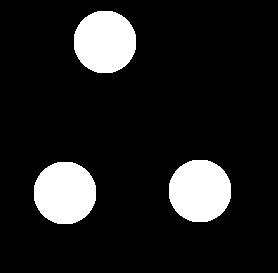
#> input picture Assignment#3/data/img1.png, 278 x 273 px, found by its file name
$ jupyter execute 'Solution Code.ipynb'
#> lines starting #> are read from the running program, lines starting #| are printed output that depends on the picture; after the words box and inside, x2 and y2 are one past the last pixel; in counts of white or black regions, pixels touching at a corner belong together
[cell 1]
# Reference
# 1. https://docs.opencv.org/3.4/dd/d49/tutorial_py_contour_features.html
#2. https://learnopencv.com/contour-detection-using-opencv-python-c/
#3. Dr. Akhtar Jamil Lecture Morphological Porcessing Code
#4. https://stackoverflow.com/questions/48145096/draw-an-arc-by-using-end-points-and-bulge-distance-in-opencv-or-pil

[cell 2]
import cv2
import numpy as np
import matplotlib.pyplot as plt
import math as m
import traceback

<h1>Question 1</h1>

[cell 3]
#Q1
path1 = r'F:\Study\Fall 2021\DIP\Assignments\3\data\img1.png' #path for image
img1 = cv2.imread(path1, cv2.IMREAD_COLOR) #reading image
#> img1 is the input picture: shape (273, 278, 3); 12.2% white; 3 white regions, box (x1, y1, x2, y2) and area: (74, 11, 136, 73) 3096, (169, 160, 231, 222) 3096, (34, 162, 96, 224) 3096
img1blur = cv2.GaussianBlur(img1,(3,3),1.0) #applying guassian blut
img1gray =  cv2.cvtColor(img1,cv2.COLOR_BGR2GRAY) #converting image to gray scale
#> img1gray: shape (273, 278); 12.2% white; 3 white regions
threshold, img1bw = cv2.threshold(img1gray, 90, 255, cv2.THRESH_BINARY)  #thresh holding the image
plt.imshow(img1bw,cmap='gray') #showing thresh holded image
plt.axis('off')
plt.show()

[cell 4]
objects, img1_label = cv2.connectedComponents(img1bw) #openCV function to label objects in a binray image
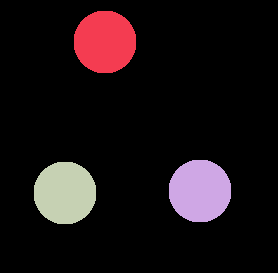
#> img1_label: shape (273, 278) int32; 4 distinct labels, from 0 to 3; one colour per label, 0 black
#> objects = 4
temp = np.zeros_like(img1_label) #making a new empty image
plt.imshow(img1_label,cmap='gray') #showing labelled image
plt.axis('off')
plt.show()

[cell 5]
img1copy=img1.copy() #making copy if original image
contours, hierarchy = cv2.findContours(img1bw,cv2.RETR_EXTERNAL,cv2.CHAIN_APPROX_SIMPLE) #finding contours
#> contours = 3 contours; box (x1, y1, x2, y2) and area: (34, 162, 96, 224) 3007, (169, 160, 231, 222) 3007, (74, 11, 136, 73) 3007
cv2.drawContours(img1copy,contours,-1,(0,0,255),2) #drawing contours on copied image
#> img1copy: shape (273, 278, 3); 2.62% of pixels changed, all inside (x1, y1, x2, y2) = (33, 10, 232, 225)
img1copy =  cv2.cvtColor(img1copy,cv2.COLOR_BGR2RGB) #converting copies image to RGB
plt.imshow(img1copy) #showing image with contours drawn
plt.axis('off')
plt.show()

[cell 6]
temp = img1.copy() #making copy of original image
for i in range(len(contours)): #loop running untill numbers of object in image
    M = cv2.moments(contours[i]) #openCV function to find moments
    x = int(M["m10"] / M["m00"]) #finding x cordinate centroid
    y = int(M["m01"] / M["m00"]) #finding y cordinate centroid
    cv2.circle(temp, (x, y), 5, (0, 255, 0), -1) #drawing circle on centroid
#> this loop made 3 passes
#> (x, y) on passes 1 to 3: (64, 192), (199, 190), (104, 41)
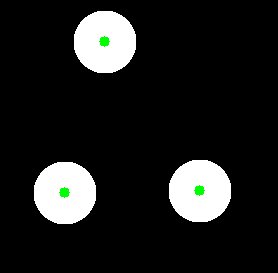
#> temp: shape (273, 278, 3); 0.32% of pixels changed, all inside (x1, y1, x2, y2) = (59, 36, 205, 198)
plt.imshow(temp) #shwoing image with ceontroids drawn
plt.axis('off')
plt.show()

[cell 7]
for i in range(len(contours)): #running loop on all contours
    next_id=i+1; #varibale used to store next contour
    if(next_id==len(contours)): #if next contours is the last contour
        next_id=0 #then next contours is the first contour
    M = cv2.moments(contours[i]) #calculating moments of current contour
    start_x = int(M["m10"] / M["m00"]) #x centroid of current contour
    start_y = int(M["m01"] / M["m00"]) #y centroid of current contours
    M = cv2.moments(contours[next_id]) #calculating moments of next contour
    end_x = int(M["m10"] / M["m00"]) #x centroid of next contour
    end_y = int(M["m01"] / M["m00"]) #y centroid of next contour
    cv2.line(temp,(start_x,start_y),(end_x,end_y),(255,0,0),2) #drawing line between current contour and next contour
    distance=int(m.sqrt((end_x-start_x)*(end_x-start_x)+(end_y-start_y)*(end_y-start_y))) #find Eucleadian distance between current contour centroid and next contour centoid
    midx=(end_x+start_x)//2 #find middle x point between 2 contours
    midy=(end_y+start_y)//2 #finding middle y point between 2 contours
    strdistance=str(distance) #converting distance to string
    cv2.putText(temp,strdistance,(midx,midy),cv2.FONT_HERSHEY_PLAIN,1,(255,255,255),1) #showing distance using openCV putText function
#> this loop made 3 passes
#> (start_x, start_y, end_x, end_y, distance, midx, midy) on passes 1 to 3: (64, 192, 199, 190, 135, 131, 191), (199, 190, 104, 41, 176, 151, 115), (104, 41, 64, 192, 156, 84, 116)
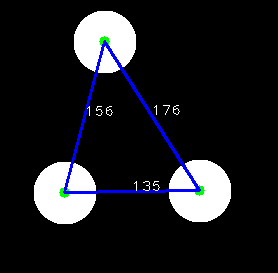
#> temp: shape (273, 278, 3); 2.1% of pixels changed, all inside (x1, y1, x2, y2) = (63, 40, 201, 194)
plt.imshow(temp) #shwoing image with lines and distance
plt.axis('off')
plt.show()

[cell 8]
ar=np.zeros(len(contours)) #making a array of size = number of detected objects
#> ar = [0, 0, 0]
for i in range(len(contours)): #loop for each contour
    next_id=i+1; #varibale used to store next contour
    if(next_id==len(contours)):#if next contours is the last contour
        next_id=0 #then next contours is the first contour
    M = cv2.moments(contours[i])#calculating moments of current contour
    start_x = int(M["m10"] / M["m00"])#x centroid of current contour
    start_y = int(M["m01"] / M["m00"])#y centroid of current contours
    M = cv2.moments(contours[next_id])#calculating moments of next contour
    end_x = int(M["m10"] / M["m00"])#x centroid of next contour
    end_y = int(M["m01"] / M["m00"])#y centroid of next contour
    slope1=(end_x-start_x)/(end_y-start_y) #calculating slope of ith line
    ar[i]=abs(slope1) #storing slope value in ar array
#> this loop made 3 passes
#> (start_x, start_y, end_x, end_y, slope1) on passes 1 to 3: (64, 192, 199, 190, -67.5), (199, 190, 104, 41, 0.638), (104, 41, 64, 192, -0.265)
#> after the loop, ar = [67.5, 0.638, 0.265]
theta=m.atan((ar[0]-ar[2])/(1-(ar[0]*ar[2]))) #calcualting angle between first line and its adjacent line using tan inevers formula with slope
#> theta = -1.32
degree=m.degrees(abs(theta)) #converting angle from radians to degrees
#> degree = 75.91
degree=round(degree) #rouding off degree
#> degree = 76
M = cv2.moments(contours[0]) #calculating moments of first object
#> M = moments, m00 3007, centre m10/m00, m01/m00 = (64.5, 192.5)
end_x = int(M["m10"] / M["m00"]) #finding x centroid of first contour
end_y = int(M["m01"] / M["m00"]) #finding y centroid of first contours
cv2.putText(temp,str(degree),(end_x+22,end_y-22),cv2.FONT_HERSHEY_PLAIN,1,(255,255,255),1) #showing angle
#> temp: shape (273, 278, 3); 0.05% of pixels changed, all inside (x1, y1, x2, y2) = (88, 160, 105, 170)
plt.imshow(temp)
plt.axis('off')
plt.show()

[cell 9]
#I got this code from stackoverflow to draw an arc
def convert_arc(pt1, pt2, sagitta):

    # extract point coordinates
    x1, y1 = pt1
    x2, y2 = pt2

    # find normal from midpoint, follow by length sagitta
    n = np.array([y2 - y1, x1 - x2])
    n_dist = np.sqrt(np.sum(n**2))

    if np.isclose(n_dist, 0):
        # catch error here, d(pt1, pt2) ~ 0
        print('Error: The distance between pt1 and pt2 is too small.')

    n = n/n_dist
    x3, y3 = (np.array(pt1) + np.array(pt2))/2 + sagitta * n

    # calculate the circle from three points
    # see https://math.stackexchange.com/a/1460096/246399
    A = np.array([
        [x1**2 + y1**2, x1, y1, 1],
        [x2**2 + y2**2, x2, y2, 1],
        [x3**2 + y3**2, x3, y3, 1]])
    M11 = np.linalg.det(A[:, (1, 2, 3)])
    M12 = np.linalg.det(A[:, (0, 2, 3)])
    M13 = np.linalg.det(A[:, (0, 1, 3)])
    M14 = np.linalg.det(A[:, (0, 1, 2)])

    if np.isclose(M11, 0):
        # catch error here, the points are collinear (sagitta ~ 0)
        print('Error: The third point is collinear.')

    cx = 0.5 * M12/M11
    cy = -0.5 * M13/M11
    radius = np.sqrt(cx**2 + cy**2 + M14/M11)

    # calculate angles of pt1 and pt2 from center of circle
    pt1_angle = 180*np.arctan2(y1 - cy, x1 - cx)/np.pi
    pt2_angle = 180*np.arctan2(y2 - cy, x2 - cx)/np.pi

    return (cx, cy), radius, pt1_angle, pt2_angle

[cell 10]
#I got this code from stackoverflow to draw an arc
def draw_ellipse(
        img, center, axes, angle,
        startAngle, endAngle, color,
        thickness=1, lineType=cv2.LINE_AA, shift=10):
    # uses the shift to accurately get sub-pixel resolution for arc
    # taken from https://stackoverflow.com/a/44892317/5087436
#> called with center = (60.62, 199.4), axes = (26.12, 26.12), angle = 0, startAngle = -21.05, endAngle = -68.95, color = (255, 0, 0), thickness = 2, lineType = 16
    center = (
        int(round(center[0] * 2**shift)),
        int(round(center[1] * 2**shift))
    )
    axes = (
        int(round(axes[0] * 2**shift)),
        int(round(axes[1] * 2**shift))
    )
    return cv2.ellipse(
        img, center, axes, angle,
        startAngle, endAngle, color,
        thickness, lineType, shift)

[cell 11]
pt2 = (70, 175) #first point to start arc
pt1 = (85, 190) #end point to end arc
sagitta = 50 #curve of arc
center, radius, start_angle, end_angle = convert_arc(pt1, pt2, sagitta) #calling convert_arc function defined above
axes = (radius, radius) #axis
draw_ellipse(temp, center, axes, 0, start_angle, end_angle, (255,0,0),2) #calling draw_elipse function defined above to draw the arc
plt.imshow(temp) #shwoing the image with arc
plt.axis('off')
plt.show()

<h1>Question 2</h1>

[cell 12]
#Q2
path2 = r'F:\Study\Fall 2021\DIP\Assignments\3\data\img2.png' #image path
img2 = cv2.imread(path2, cv2.IMREAD_COLOR) #reading image
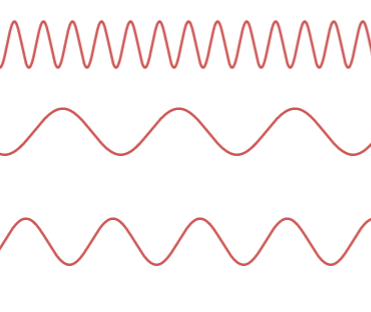
#> input picture Assignment#3/data/img2.png, 371 x 312 px, found by its file name
#> img2 is the input picture: shape (312, 371, 3); mean B, G, R 246.4, 246.6, 252.5
img2blur = cv2.GaussianBlur(img2,(3,3),1.0) #applying guassian blur
img2gray =  cv2.cvtColor(img2,cv2.COLOR_BGR2GRAY) #converting image to gray scale
threshold, img2bw = cv2.threshold(img2gray, 200, 255, cv2.THRESH_BINARY)   #thresh holding the image
#> img2bw: shape (312, 371); 94.4% white; black in thin lines or dots, all inside (x1, y1, x2, y2) = (0, 20, 371, 266)
img2rgb =  cv2.cvtColor(img2,cv2.COLOR_BGR2RGB) #converting image to rgb
plt.imshow(img2rgb) #showing image
plt.axis('off')
plt.show()

[cell 13]
plt.imshow(img2bw,cmap='gray') #shwoing thresh holded image
plt.axis('off')
plt.show()

[cell 14]
img2neg = cv2.bitwise_not(img2bw) #showing negative image
plt.imshow(img2neg,cmap='gray')
plt.axis('off')
plt.show()

[cell 15]
img2copy=img2.copy() #copying image
contours, hierarchy = cv2.findContours(img2neg,cv2.RETR_EXTERNAL,cv2.CHAIN_APPROX_SIMPLE) #finding contours
#> contours = 3 contours; box (x1, y1, x2, y2) and area: (0, 20, 371, 69) 2353, (0, 217, 371, 266) 1086, (0, 107, 371, 156) 936
cv2.drawContours(img2copy,contours,-1,(255,0,0),1) #drawing contours
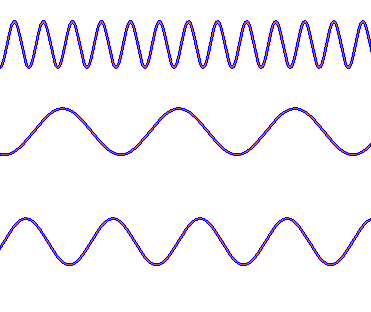
#> img2copy: shape (312, 371, 3); 3.54% of pixels changed, all inside (x1, y1, x2, y2) = (0, 20, 371, 266)
img2copy =  cv2.cvtColor(img2copy,cv2.COLOR_BGR2RGB) #showing image with contours
plt.imshow(img2copy)
plt.axis('off')
plt.show()

[cell 16]
temp2 = img2.copy() #copying image
temp2 =  cv2.cvtColor(temp2,cv2.COLOR_BGR2RGB) #converting to RGB
for i in range(len(contours)): #loop for all contours
    x,y,w,h = cv2.boundingRect(contours[i]) #calculating bounding rectangle points aroudn each contour
    cv2.rectangle(temp2,(x,y),(x+w,y+h),(0,255,0),2) #drawing rectangle
#> this loop made 3 passes
#> y on passes 1 to 3: 217, 107, 20
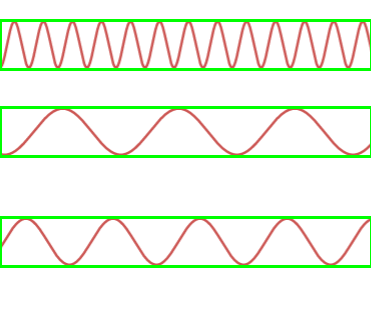
#> temp2: shape (312, 371, 3); mean R, G, B 237, 247, 231.2
plt.imshow(temp2) #showing image with bounding rectangle
plt.axis('off')
plt.show()

[cell 17]
temp5=img2.copy() #copying image
count=0 #to count convext hull points
ar=np.zeros(len(contours)) #array
#> ar = [0, 0, 0]
for i in range(len(contours)): #loop
    cnt = contours[i] #each contours id
    hull = cv2.convexHull(cnt,returnPoints = False) #finding convexHull for each contour
    defects = cv2.convexityDefects(cnt,hull) #find convexity defect for each contour
    count=0 #putting count = 0 for each new contour
    hull = cv2.convexHull(cnt) #points for convexity hull
    for j in range(len(hull)): #loop for all convexity defects
        p = hull[j] #point for jth hull
        cv2.drawContours(temp5, [hull],-1,(255,0,0),2) #drawing all contours
        cv2.circle(temp5,(p[0][0],p[0][1]),5,(0,255,0),-1) #drawing circles on convexity hull
        count=count+1 #incrementing count
    ar[i]=count #ar stores each contour convexity hull points
#> this loop made 3 passes
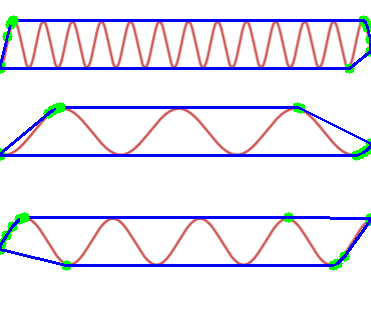
#> temp5: shape (312, 371, 3); 7.13% of pixels changed, all inside (x1, y1, x2, y2) = (0, 15, 371, 271)
#> after the loop, ar = [15, 14, 13]
ar=ar.astype(int) #converting array to integer type
plt.imshow(temp5) #shwoing image with convexity hull points
plt.axis('off')
plt.show()

[cell 18]
maxcontourid =0 #variable to store maximum hull points contour id
maxcontour=ar[0] #varible to store maximum hull points for each contour
#> maxcontour = 15
for i in range(len(ar)): #loo[ for each contour]
    if(ar[i] < maxcontour):    #checking maximum contour
        maxcontourid = i #if condition is true then changing maximum contour id
#> this loop made 3 passes
#> maxcontourid on passes 2 to 3: 1, 2
temp6=img2.copy() #copying image
temp6 =  cv2.cvtColor(temp6,cv2.COLOR_BGR2RGB) #converting to RGB
x,y,w,h = cv2.boundingRect(contours[maxcontourid]) #bounding rectanlge points for maximum hull points contour
cv2.rectangle(temp6,(x,y),(x+w,y+h),(0,255,0),2) #drawing rectangle for maximum hull poiints contour
#> temp6: shape (312, 371, 3); mean R, G, B 247.3, 246.7, 241.4
plt.imshow(temp6) #dhwoing image with maximum wavelength
plt.axis('off')
plt.show()

<h1>Question 3</h1>

[cell 19]
#Q3
path3 = r'F:\Study\Fall 2021\DIP\Assignments\3\data\img3.png'#image path
img3 = cv2.imread(path3, cv2.IMREAD_COLOR)#reading image
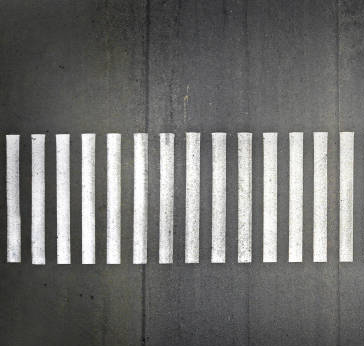
#> input picture Assignment#3/data/img3.png, 364 x 346 px, found by its file name
#> img3 is the input picture: shape (346, 364, 3); mean B, G, R 109.6, 111.4, 111.3
img3blur = cv2.GaussianBlur(img3,(3,3),1.0)#applying guassian blur
img3gray =  cv2.cvtColor(img3,cv2.COLOR_BGR2GRAY)#converting image to gray scale
threshold, img3bw = cv2.threshold(img3gray, 130, 255, cv2.THRESH_BINARY)  #thresh holding the image
#> img3bw: shape (346, 364); 20.1% white; 104 white regions (88 under 20 px), largest, box (x1, y1, x2, y2) and area: (313, 132, 336, 262) 1935, (106, 133, 121, 264) 1833, (339, 131, 355, 262) 1830
img3rgb =  cv2.cvtColor(img3,cv2.COLOR_BGR2RGB) #converting image to rgb
plt.imshow(img3rgb) #shwoing image
plt.axis('off')
plt.show()

[cell 20]
plt.imshow(img3bw,cmap='gray') #showing negative image
plt.axis('off')
plt.show()

[cell 21]
kernel = np.ones((3,3), np.uint8) #structuring element
img3_erosion = cv2.erode(img3bw, kernel, iterations=2) #applying errosion 2 times
#> img3_erosion: shape (346, 364); 13.3% white; 14 white regions, largest, box (x1, y1, x2, y2) and area: (109, 135, 119, 262) 1259, (291, 134, 301, 260) 1248, (341, 134, 352, 260) 1245
img3_dilate = cv2.dilate(img3_erosion, kernel, iterations=2) #applying dilation 2 times
#> img3_dilate: shape (346, 364); 19.7% white; 14 white regions
plt.imshow(img3_dilate,cmap='gray') #shwoing image after errosion and dilation
plt.axis('off')
plt.show()

[cell 22]
temp7=img3.copy() #copying image
contours, hierarchy = cv2.findContours(img3_dilate,cv2.RETR_EXTERNAL,cv2.CHAIN_APPROX_SIMPLE) #finding contours
#> contours = 14 contours; largest, box (x1, y1, x2, y2) and area: (107, 133, 121, 264) 1688, (263, 132, 277, 263) 1676, (133, 133, 148, 264) 1674, (238, 132, 252, 263) 1672, (185, 132, 200, 263) 1670
if(len(contours)<=0): #if contours not found
    print('Not found')
for i in range(len(contours)): #loop for each contour
    x,y,w,h = cv2.boundingRect(contours[i]) #calculating bounding rectangel points for each contour
    aspectRatio = w/h #calculting aspect ratio
    if(aspectRatio>=0.05 and h>100): #condition for zebra crossing
         cv2.drawContours(temp7,contours,i,(0,0,255),2) #if condition is true then draw contours
#> this loop made 14 passes
#> (x, y, w, h, aspectRatio) on passes 1 to 12: (6, 135, 15, 127, 0.118), (56, 134, 15, 130, 0.115), (32, 134, 13, 130, 0.1), (159, 133, 15, 131, 0.115), (133, 133, 15, 131, 0.115), (107, 133, 14, 131, 0.107), (82, 133, 13, 131, 0.0992), (339, 132, 15, 130, 0.115), (313, 132, 15, 130, 0.115), (289, 132, 14, 130, 0.108), (263, 132, 14, 131, 0.107), (238, 132, 14, 131, 0.107)
#> temp7: shape (346, 364, 3); 9.55% of pixels changed, all inside (x1, y1, x2, y2) = (5, 131, 355, 265)
temp7 =  cv2.cvtColor(temp7,cv2.COLOR_BGR2RGB) #converting to RGB
plt.imshow(temp7) #showing image with detected zebra crossings
plt.axis('off')
plt.show()

[cell 23]
height=temp7.shape[0]//4 #image height divided by 4
#> height = 86
width=temp7.shape[1]//3 #image width divided by 3
#> width = 121
cv2.putText(temp7,str(len(contours)),(width,height),cv2.FONT_HERSHEY_PLAIN,5,(255,0,0),3) #showing number of zebra crossings on the image
#> temp7: shape (346, 364, 3); mean R, G, B 121.1, 95, 93.5
plt.imshow(temp7) #shwoing image with contours and zebra crossings count
plt.axis('off')
plt.show()

<h1>Question 4</h1>

[cell 24]
#Q4
path4 = r'F:\Study\Fall 2021\DIP\Assignments\3\data\animation.mp4' #video path
cap=cv2.VideoCapture(path4) #openCV function to read video
while True:
    success,img4=cap.read() #reading image from video
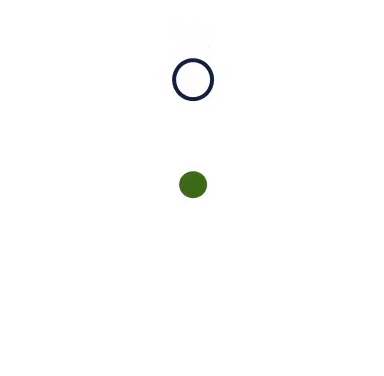
#> input picture frame 25 of Assignment#3/data/animation.mp4, 384 x 376 px
#> img4 is the input picture: shape (376, 384, 3); mean B, G, R 253.4, 253.6, 253.4
    temp8=img4.copy() #copying image
    img4gray =  cv2.cvtColor(img4,cv2.COLOR_BGR2GRAY) #converting image to gray scale
    threshold, img4bw = cv2.threshold(img4gray, 120, 255, cv2.THRESH_BINARY)   #thresh holding the image
#> img4bw: shape (376, 384); 99.3% white; 2 black regions, box (x1, y1, x2, y2) and area: (179, 172, 207, 198) 567, (172, 58, 214, 101) 467
    img4rgb =  cv2.cvtColor(img4,cv2.COLOR_BGR2RGB) #converting image to rgb
    img4neg = cv2.bitwise_not(img4bw) #making negative of image
#> img4neg: shape (376, 384); 0.72% white; 2 white regions
    contours, hierarchy = cv2.findContours(img4neg,cv2.RETR_TREE,cv2.CHAIN_APPROX_SIMPLE) #finding contours with hierarchy
#> contours = 3 contours; box (x1, y1, x2, y2) and area: (172, 58, 214, 101) 1346, (175, 61, 211, 98) 988, (179, 172, 207, 198) 529
    for i in range(len(contours)): #loop for each contour
        cv2.drawContours(temp8,contours,i,(0,0,255),2) #drawing contours
#> this loop made 3 passes
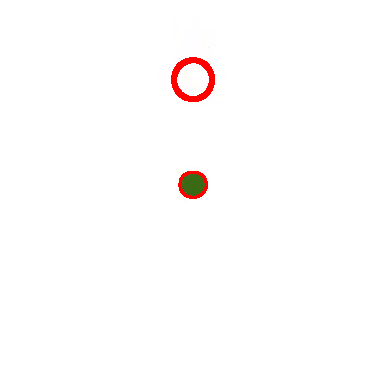
#> temp8: shape (376, 384, 3); 0.73% of pixels changed, all inside (x1, y1, x2, y2) = (171, 57, 215, 199)
    cv2.imshow("video",img4) #shwoing video
    if(len(contours)>2): #whenever objects are greater then 2 then check this conditon
        if(hierarchy[0][1][0]==-1 and hierarchy[0][1][1]==-1 and hierarchy[0][1][2]==2 and hierarchy[0][1][3]==0): #this hierarchy will be used to detect with the object is inside the circle of not
            break #if hierachy condition is true then pause the video
    if (cv2.waitKey(1) & 0xFF == ord('q')): #wait for keypress after each 1ms
#> (key q is pressed here)
        break
